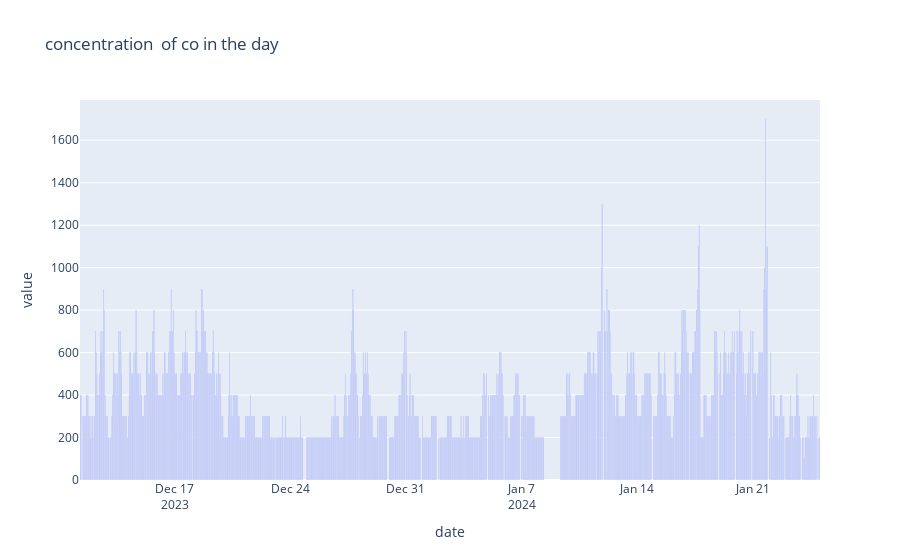

The code cell stored with this chart in its notebook:
### Code cell
import plotly.express as px

fig = px.bar(df_Baden_Wurttemberg, x="date", y="value", title='concentration  of co in the day')
fig.show()

### Figure 1 — Plotly figure (JSON) as saved in the notebook; plotly's stock layout.template omitted (floating-point values rounded to 4 significant figures; data arrays with more than 128 entries replaced by an {"elided": "..."} marker saying what was removed)
{"data": [{"alignmentgroup": "True", "hovertemplate": "date=%{x}<br>value=%{y}<extra></extra>", "legendgroup": "", "marker": {"color": "#636efa", "pattern": {"shape": ""}}, "name": "", "offsetgroup": "", "orientation": "v", "showlegend": false, "textposition": "auto", "type": "bar", "x": {"elided": "1000 str values"}, "xaxis": "x", "y": {"elided": "1000 int values"}, "yaxis": "y"}], "layout": {"barmode": "relative", "legend": {"tracegroupgap": 0}, "title": {"text": "concentration  of co in the day"}, "xaxis": {"anchor": "y", "domain": [0, 1], "title": {"text": "date"}}, "yaxis": {"anchor": "x", "domain": [0, 1], "title": {"text": "value"}}}}
